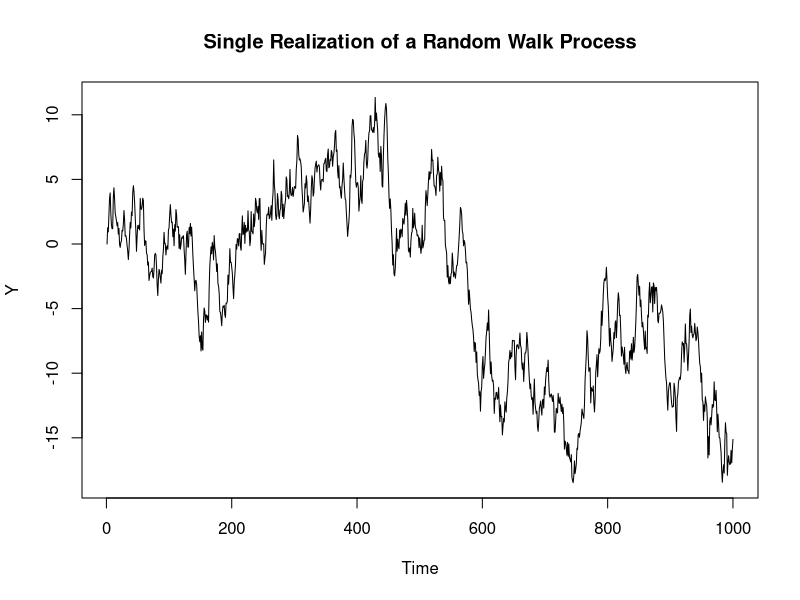
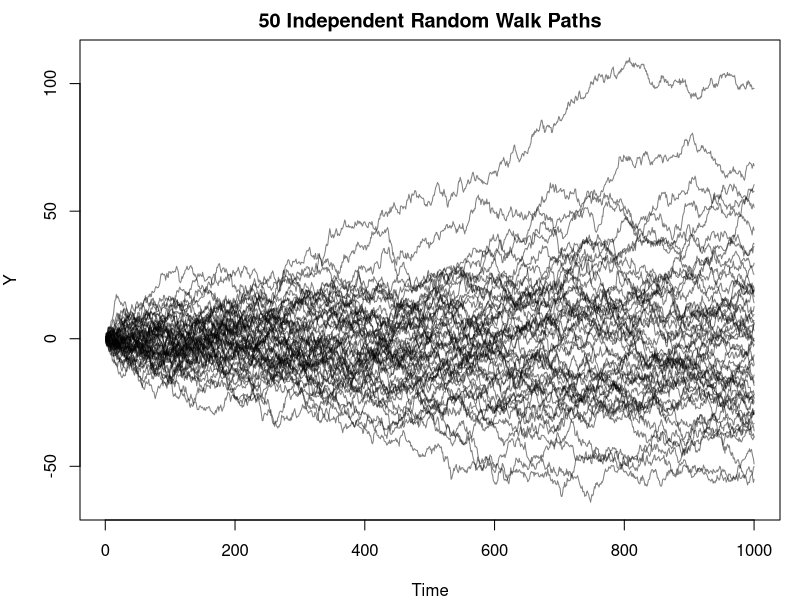

The R source for these figures, in order:
 
# Load required library
library(ggplot2)

# 设置种子以保证结果的可重现性
set.seed(123456)
folder <- c("/Users/sunjiajing/Desktop/Hong2020/advance time series analysis -20240328/R代码/advanced-time-series-chapter1")
setwd(folder) 

# Define parameters for the simulation
set.seed(0)  # for reproducibility
T <- 1000    # total number of observations

# Simulate a single realization of the process Y_t = Y_{t-1} + epsilon_t
Y <- numeric(T)
for (t in 2:T) {
  Y[t] <- Y[t - 1] + rnorm(1)
}

# Plot the single realization
png('single_realization.png', width = 400, height = 400)
plot(Y, type = 'l', main = 'Single Realization of a Random Walk Process', xlab = 'Time', ylab = 'Y')
dev.off()

# Estimate by taking sample averages
mu_hat <- mean(Y)
sigma_hat_sq <- var(Y)

# Define the sample size and number of paths
T <- 1000  # Sample size for each path
N <- 50    # Number of paths
t_point <- 100  # Time point for ensemble average and variance calculation

# Initialize an array to store the random walks
random_walks <- matrix(nrow = N, ncol = T)

# Generate N random walks
for (i in 1:N) {
  # Generate random normal increments
  epsilon <- rnorm(T)
  # Cumulative sum to get the random walk path
  random_walks[i, ] <- cumsum(epsilon)
}

# Determine y-limits based on the min and max of all paths
y_min <- min(random_walks)
y_max <- max(random_walks)


# Plot the 50 random walk paths with adjusted y-limits
png('50_random_walks_plot.png', width = 400, height = 400)
par(mar = c(4, 4, 2, 1))  # Set margins
matplot(t(random_walks), type = 'l', lty = 1, col = alpha('black', 0.5), ylim = c(y_min, y_max),
        xlab = 'Time', ylab = 'Y', main = '50 Independent Random Walk Paths')
dev.off()


# Calculate ensemble average and variance at t=100
ensemble_average_t100 <- mean(random_walks[, t_point])
ensemble_variance_t100 <- var(random_walks[, t_point])

# Print out estimates
cat("Single Realization Estimates:\n")
cat("mu_hat:", mu_hat, "\nsigma_hat_sq:", sigma_hat_sq, "\n\n")


# Output the results
cat(sprintf("Ensemble average at t=100: %f\\n", ensemble_average_t100))
cat(sprintf("Ensemble variance at t=100: %f", ensemble_variance_t100))
 


